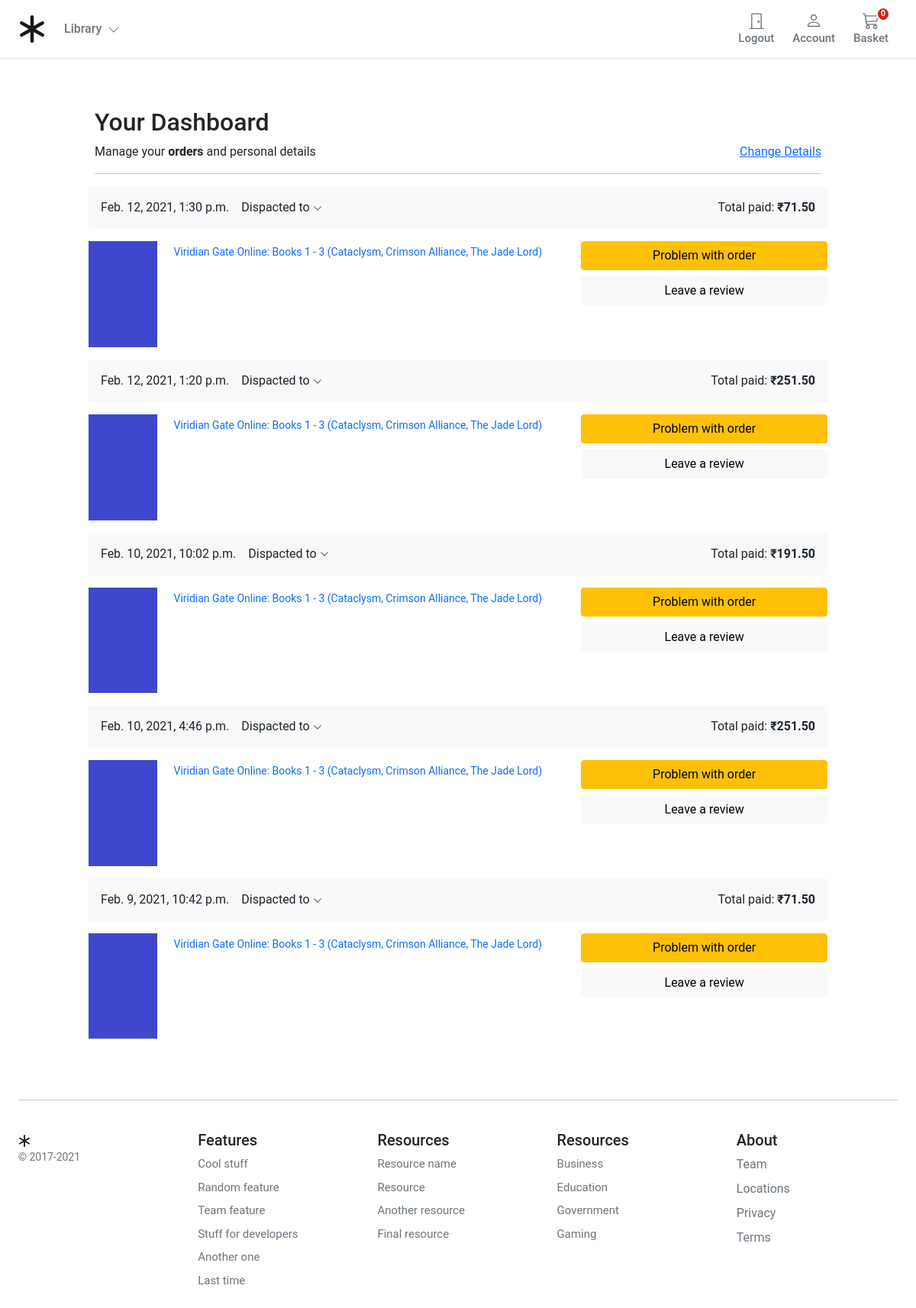
Page /account/dashboard/ (signed in) on the committed database.
### orders/models.py (models this page shows, shortened)
class Order(models.Model):
    user = models.ForeignKey(settings.AUTH_USER_MODEL, on_delete=models.CASCADE, related_name='order_user')
    full_name = models.CharField(max_length=50)
    address1 = models.CharField(max_length=250)
    address2 = models.CharField(max_length=250)
    city = models.CharField(max_length=100)
    phone = models.CharField(max_length=100)
    post_code = models.CharField(max_length=20)
    created = models.DateTimeField(auto_now_add=True)
    updated = models.DateTimeField(auto_now=True)
    total_paid = models.DecimalField(max_digits=5, decimal_places=2)
    order_key = models.CharField(max_length=200)
    billing_status = models.BooleanField(default=False)
    class Meta:
        ordering = ('-created',)

class OrderItem(models.Model):
    order = models.ForeignKey(Order,
                              related_name='items',
                              on_delete=models.CASCADE)
    product = models.ForeignKey(Product,
                                related_name='order_items',
                                on_delete=models.CASCADE)
    price = models.DecimalField(max_digits=5, decimal_places=2)
    quantity = models.PositiveIntegerField(default=1)

### store/models.py (models this page shows)
class Product(models.Model):
    category = models.ForeignKey(Category, related_name='product', on_delete=models.CASCADE)
    created_by = models.ForeignKey(settings.AUTH_USER_MODEL, on_delete=models.CASCADE, related_name='product_creator')
    title = models.CharField(max_length=255)
    author = models.CharField(max_length=255, default='admin')
    description = models.TextField(blank=True)
    image = models.ImageField(upload_to='images/', default='images/default.png')
    slug = models.SlugField(max_length=255)
    price = models.DecimalField(max_digits=4, decimal_places=2)
    in_stock = models.BooleanField(default=True)
    is_active = models.BooleanField(default=True)
    created = models.DateTimeField(auto_now_add=True)
    updated = models.DateTimeField(auto_now=True)
    objects = models.Manager()
    products = ProductManager()
    class Meta:
        verbose_name_plural = 'Products'
        ordering = ('-created',)
    def get_absolute_url(self):
        return reverse('store:product_detail', args=[self.slug])
    def __str__(self):
        return self.title

### account/views.py (the view)
# urls.py: path('dashboard/', views.dashboard, name='dashboard'),
@login_required
def dashboard(request):
    orders = user_orders(request)
    return render(request,
                  'account/user/dashboard.html',
                  {'section': 'profile', 'orders': orders})

### basket/basket.py (called while the page is built)
    def __len__(self):
        return sum(item['qty'] for item in self.basket.values())

### basket/context_processors.py (called while the page is built)
def basket(request):
    return {'basket': Basket(request)}

### orders/views.py (called while the page is built)
def user_orders(request):
    user_id = request.user.id
    orders = Order.objects.filter(user_id=user_id).filter(billing_status=True)
    return orders

### store/context_processors.py (called while the page is built)
def categories(request):
    return {
        'categories': Category.objects.all()
    }

### store/models.py (called while the page is built)
    def get_absolute_url(self):
        return reverse('store:category_list', args=[self.slug])

### templates/account/user/dashboard.html (shortened to what this page needs)
{% extends "../../store/base.html" %} {% load static %} {% block title %}Basket Summary{%endblock %} {% block content %}
<main class="pt-5">
  <div class="container" style="max-width: 1000px">
    <div class="col-12">
      <h1 class="h2">Your Dashboard</h1>
    </div>
    <div class="col-12 d-flex justify-content-between">
      <div>Manage your <b>orders</b> and personal details</div>
      <div><a href="{% url "account:edit_details" %}">Change Details</a></div>
    </div>
    <hr />
  </div>
  <div class="container" style="max-width: 1000px">
    {% for order in orders %}
    <div class="row g-3">
      <div class="col-12 bg-light p-3 d-flex justify-content-between">
        <div class="d-flex d-flex-inline">
          <div class="pe-3">{{ order.created }}</div>
          <div class="dropdown">
          <a class="text-reset text-decoration-none dropdown-toggle" href="#" role="link" id="dropdownLink" data-bs-toggle="dropdown" aria-expanded="false">
          Dispacted to
          <svg xmlns="http://www.w3.org/2000/svg" width="12" height="12" fill="currentColor" class="bi bi-chevron-down" viewBox="0 0 16 16">
            <path fill-rule="evenodd" d="M1.646 4.646a.5.5 0 0 1 .708 0L8 10.293l5.646-5.647a.5.5 0 0 1 .708.708l-6 6a.5.5 0 0 1-.708 0l-6-6a.5.5 0 0 1 0-.708z"/>
          </svg>
          </a>
          </div>
        </div>
        <div class="text-end">
          Total paid: <span class="fw-bold">₹{{ order.total_paid }}</span>
        </div>
      </div>
      <div class="col-md-5 col-lg-4 order-md-last p-0 order-3">
        <div class="d-grid gap-2 ">
          <button class="btn btn-warning" type="button">Problem with order</button>
          <button class="btn btn-light" type="button">Leave a review</button>
        </div>
      </div>
      <div class="col-md-7 col-lg-8 p-0">
        {% for item in order.items.all %}
        <div class="card mb-3 border-0">
          <div class="row g-0">
            <div class="col-md-2 d-none d-md-block">
              <img class="img-fluid" style="width:90px" src="{{item.product.image.url}}" />
            </div>
            <div class="col-md-10">
              <div class="card-body p-1">
                <a class="text-decoration-none" href="{{ item.product.get_absolute_url }}">
                  <p class="card-text small">{{item.product|title}}</p>
                </a>
              </div>
            </div>
          </div>
        </div>
        {% endfor %}
      </div>
    </div>
    {% endfor %}
  </div>
</main>
{% endblock %}

### templates/store/base.html (shortened to what this page needs)
{% load static %}
<!DOCTYPE html>
<html>
<head>
    <link href="https://cdn.jsdelivr.net/npm/bootstrap@5.0.0-beta1/dist/css/bootstrap.min.css" rel="stylesheet"
>
    <link rel="stylesheet" href="{% static 'core/css/base.css' %}">
    <link rel="stylesheet" href="{% static 'basket/css/basket.css' %}">
</head>
<body>
    <header class="pb-3">
        <nav class="navbar navbar-expand-md navbar-light bg-white border-bottom">
            <div class="container-fluid px-md-4">
                <div class="d-flex w-100 navbar-collapse">
                    <a class="navbar-brand d-flex-inline" href="/">
                    </a>
                    <ul class="navbar-nav me-auto mb-2 mb-md-0">
                        <li class="nav-item dropdown">
                            <a class="nav-link dropdown-toggle d-none d-md-block fw500" href="#" id="navbarDropdown"
                                role="button" data-bs-toggle="dropdown" aria-expanded="false">
                                Library
                                <i class="ps-1"><svg xmlns="http://www.w3.org/2000/svg" width="16" height="16"
                                        fill="currentColor" class="bi bi-chevron-down" viewBox="0 0 16 16">
                                        <path fill-rule="evenodd"
                                            d="M1.646 4.646a.5.5 0 0 1 .708 0L8 10.293l5.646-5.647a.5.5 0 0 1 .708.708l-6 6a.5.5 0 0 1-.708 0l-6-6a.5.5 0 0 1 0-.708z" />
                                    </svg></i>
                            </a>
                        </li>
                    </ul>
                    {% if user.is_authenticated %}
                    <a type="button" role="button" href="{% url "account:logout" %}"
                        class="btn btn-outline-secondary border-0 basket-btn">
                        <div>
                            <svg xmlns="http://www.w3.org/2000/svg" width="22" height="22" fill="currentColor"
                                class="bi bi-door-closed" viewBox="0 0 16 16">
                                <path
                                    d="M3 2a1 1 0 0 1 1-1h8a1 1 0 0 1 1 1v13h1.5a.5.5 0 0 1 0 1h-13a.5.5 0 0 1 0-1H3V2zm1 13h8V2H4v13z" />
                                <path d="M9 9a1 1 0 1 0 2 0 1 1 0 0 0-2 0z" />
                            </svg>
                        </div>
                        <span class="fs15 fw500">Logout</span>
                    </a>
                    {% endif %}
                    <a type="button" role="button" href="{% url "account:dashboard" %}"
                        class="btn btn-outline-secondary border-0 basket-btn">
                        <div>
                        </div>
                        <span class="fs15 fw500">Account</span>
                    </a>
                    <a type="button" role="button" href="{% url "basket:basket_summary" %}"
                        class="btn btn-outline-secondary border-0 basket-btn">
                        {% with total_qty=basket|length %}
                        <div id="basket-qty" class="basket-qty">
                            {% if total_qty > 0 %}
                            {{ total_qty }}
                            {% else %}
                            0
                            {% endif %}
                        </div>
                        {% endwith %}
                        <div>
                        </div>
                        <span class="fs15 fw500">Basket</span>
                    </a>
                </div>
            </div>
        </nav>
    </header>
    <div id="content">{% block content %} {% endblock %}</div>
    <footer class="container py-5 footer">
        <hr>
        <div class="row pt-4">
            <div class="col-12 col-md">
                <small class="d-block mb-3 text-muted">&copy; 2017-2021</small>
            </div>
            <div class="col-6 col-md fs15">
                <h5>Features</h5>
                <ul class="list-unstyled">
                    <li><a class="link-secondary text-decoration-none" href="#">Cool stuff</a></li>
                    <li><a class="link-secondary text-decoration-none" href="#">Random feature</a></li>
                    <li><a class="link-secondary text-decoration-none" href="#">Team feature</a></li>
                    <li><a class="link-secondary text-decoration-none" href="#">Stuff for developers</a></li>
                    <li><a class="link-secondary text-decoration-none" href="#">Another one</a></li>
                    <li><a class="link-secondary text-decoration-none" href="#">Last time</a></li>
                </ul>
            </div>
            <div class="col-6 col-md fs15">
                <h5>Resources</h5>
                <ul class="list-unstyled">
                    <li><a class="link-secondary text-decoration-none" href="#">Resource name</a></li>
                    <li><a class="link-secondary text-decoration-none" href="#">Resource</a></li>
                    <li><a class="link-secondary text-decoration-none" href="#">Another resource</a></li>
                    <li><a class="link-secondary text-decoration-none" href="#">Final resource</a></li>
                </ul>
            </div>
            <div class="col-6 col-md fs15">
                <h5>Resources</h5>
                <ul class="list-unstyled">
                    <li><a class="link-secondary text-decoration-none" href="#">Business</a></li>
                    <li><a class="link-secondary text-decoration-none" href="#">Education</a></li>
                    <li><a class="link-secondary text-decoration-none" href="#">Government</a></li>
                    <li><a class="link-secondary text-decoration-none" href="#">Gaming</a></li>
                </ul>
            </div>
            <div class="col-6 col-md">
                <h5>About</h5>
                <ul class="list-unstyled">
                    <li><a class="link-secondary text-decoration-none" href="#">Team</a></li>
                    <li><a class="link-secondary text-decoration-none" href="#">Locations</a></li>
                    <li><a class="link-secondary text-decoration-none" href="#">Privacy</a></li>
                    <li><a class="link-secondary text-decoration-none" href="#">Terms</a></li>
                </ul>
            </div>
        </div>
    </footer>
</body>
</html>

### static/core/css/base.css (style rules this page uses)
@media (min-width: 1000px) { .container { max-width: 1000px; } }
@media (max-width: 1200px) { .container { max-width: 100%; padding:0 24px; } }
.dropdown-toggle::after { display: none; }
html, body, p, div { letter-spacing: -0.02px; font-family: 'Roboto', sans-serif; }
.fs15 { font-size: 0.9375rem; }
.fw500 { font-weight: 500; }
.footer > div > div > ul > li { padding-bottom:8px; }

### static/basket/css/basket.css (style rules this page uses)
.basket-qty { color: #fff; background: #d42114; border: 2px solid #fff; border-radius: 50%; text-align: center; font-size: 11px; height: 15px; width: 14px; position: absolute; box-sizing: content-box; font-weight: 600; display: flex; justify-content: center; align-items: center; top: 1px; right: 10px; }
.basket-btn { position: relative; }

### rows in the picture
Order: created "Feb. 12, 2021, 1:30 p.m.", total_paid "71.50"
OrderItem: product.image (placeholder picture), product "Viridian Gate Online: Books 1 - 3 (Cataclysm, Crimson Alliance, The Jade Lord)"
Order: created "Feb. 12, 2021, 1:20 p.m.", total_paid "251.50"
OrderItem: product.image (placeholder picture), product "Viridian Gate Online: Books 1 - 3 (Cataclysm, Crimson Alliance, The Jade Lord)"
Order: created "Feb. 10, 2021, 10:02 p.m.", total_paid "191.50"
OrderItem: product.image (placeholder picture), product "Viridian Gate Online: Books 1 - 3 (Cataclysm, Crimson Alliance, The Jade Lord)"
Order: created "Feb. 10, 2021, 4:46 p.m.", total_paid "251.50"
OrderItem: product.image (placeholder picture), product "Viridian Gate Online: Books 1 - 3 (Cataclysm, Crimson Alliance, The Jade Lord)"
Order: created "Feb. 9, 2021, 10:42 p.m.", total_paid "71.50"
OrderItem: product.image (placeholder picture), product "Viridian Gate Online: Books 1 - 3 (Cataclysm, Crimson Alliance, The Jade Lord)"
